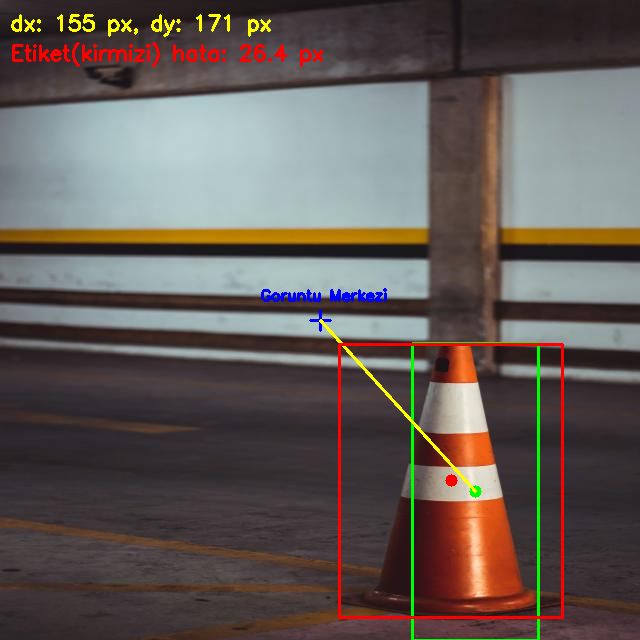
#> input picture outputs/02_tespit.png, 640 x 640 px
$ python -i detector.py   (imports and definitions only)
#> lines starting #> are read from the running program, lines starting #| are printed output that depends on the picture; after the words box and inside, x2 and y2 are one past the last pixel; in counts of white or black regions, pixels touching at a corner belong together
import cv2
import numpy as np
import os
import glob

# Duba (turuncu/kırmızı) HSV aralıkları.
# Gölgedeki kısımlar H=0-5 civarına (kırmızıya) kayar; kırmızı H ekseninde
# 0'da başa sardığı için 170-179 aralığı da eklenir.
HSV_RANGES = [
    (np.array([0, 150, 30]), np.array([25, 255, 255])),
    (np.array([170, 150, 30]), np.array([179, 255, 255])),
]
MIN_AREA = 200


def read_image_utf8(path):
    """Türkçe karakter içeren yollardaki görüntüleri güvenle okur."""
    return cv2.imdecode(np.fromfile(path, dtype=np.uint8), cv2.IMREAD_COLOR)


def detect_duba(img):
    """
    Görüntüdeki dubayı HSV maskesiyle bulur.
    Dönüş: (cx, cy, (x, y, w, h), mask) -> duba yoksa (None, None, None, mask)

    Not: Dubanın beyaz şeritleri turuncu maskeyi parçalar. Dikey uzun bir
    kernel ile CLOSE yaparak parçaları birleştiriyoruz, merkez olarak da
    bounding box merkezini alıyoruz.
    """
    hsv = cv2.cvtColor(img, cv2.COLOR_BGR2HSV)
    mask = np.zeros(img.shape[:2], np.uint8)
    for lo, hi in HSV_RANGES:
        mask |= cv2.inRange(hsv, lo, hi)

    # Küçük gürültüleri sil
    mask = cv2.morphologyEx(mask, cv2.MORPH_OPEN, np.ones((5, 5), np.uint8))
    # Beyaz şeritlerin yarattığı dikey boşlukları kapat
    h = img.shape[0]
    k_h = max(15, h // 12)
    mask = cv2.morphologyEx(mask, cv2.MORPH_CLOSE, cv2.getStructuringElement(cv2.MORPH_RECT, (9, k_h)))

    contours, _ = cv2.findContours(mask, cv2.RETR_EXTERNAL, cv2.CHAIN_APPROX_SIMPLE)
    if not contours:
        return None, None, None, mask

    largest = max(contours, key=cv2.contourArea)
    if cv2.contourArea(largest) < MIN_AREA:
        return None, None, None, mask

    x, y, bw, bh = cv2.boundingRect(largest)
    cx, cy = x + bw // 2, y + bh // 2
    return cx, cy, (x, y, bw, bh), mask


def load_yolo_center(label_path, w, h):
    """
    YOLO etiketinden (ilk nesne) gerçek merkezi ve kutuyu piksel olarak döndürür.
    İki format desteklenir:
      - bbox:    sınıf xc yc w h            (5 değer)
      - poligon: sınıf x1 y1 x2 y2 x3 y3 ... (Roboflow segmentasyon çıktısı)
    """
    if not os.path.exists(label_path):
        return None
    with open(label_path) as f:
        parts = f.readline().strip().split()
    vals = [float(v) for v in parts[1:]]
    if len(vals) == 4:
        xc, yc, bw, bh = vals
        x1, y1, x2, y2 = (xc - bw / 2) * w, (yc - bh / 2) * h, (xc + bw / 2) * w, (yc + bh / 2) * h
    elif len(vals) >= 6:
        xs, ys = vals[0::2], vals[1::2]
        x1, y1, x2, y2 = min(xs) * w, min(ys) * h, max(xs) * w, max(ys) * h
    else:
        return None
    return int((x1 + x2) / 2), int((y1 + y2) / 2), (int(x1), int(y1), int(x2), int(y2))


def process_duba_detection(image_path, output_path, label_path=None):
#> called with image_path = '../outputs/02_tespit.png', output_path = 'out.png'
    img = read_image_utf8(image_path)
#> in read_image_utf8, returned value is the input picture: shape (640, 640, 3); mean B, G, R 85.4, 89.7, 98.6
    if img is None:
        print(f"Hata: Görüntü okunamadı -> {image_path}")
        return

    h, w = img.shape[:2]
#> h = 640; w = 640
    cx0, cy0 = w // 2, h // 2
#> cx0 = 320; cy0 = 320
    out = img.copy()

    cv2.drawMarker(out, (cx0, cy0), (255, 0, 0), cv2.MARKER_CROSS, 20, 2)
#> out: shape (640, 640, 3); under 0.01% of pixels changed, all inside (x1, y1, x2, y2) = (319, 319, 324, 324)
    cv2.putText(out, "Goruntu Merkezi", (cx0 - 60, cy0 - 20), cv2.FONT_HERSHEY_SIMPLEX, 0.5, (255, 0, 0), 2)

    cx, cy, box, _ = detect_duba(img)
#> in detect_duba, `hsv = cv2.cvtColor(img, cv2.COLOR_BGR2HSV)`: hsv: shape (640, 640, 3); mean H, S, V 99.2, 59.2, 105.9
#> the loop in detect_duba, `for lo, hi in HSV_RANGES:` made 2 passes
#> pass 1, in detect_duba, `mask |= cv2.inRange(hsv, lo, hi)`:
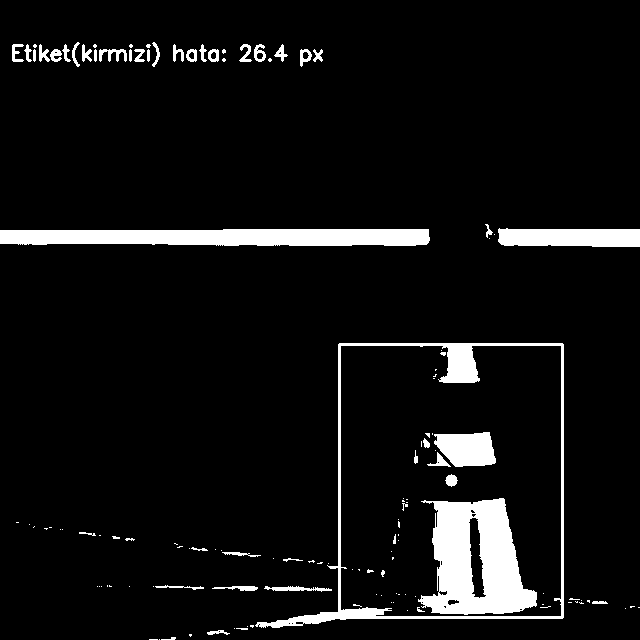
#> mask: shape (640, 640); 6.9% white; 133 white regions (87 under 20 px), largest, box (x1, y1, x2, y2) and area: (418, 498, 537, 615) 8634, (0, 229, 430, 246) 6633, (255, 343, 564, 628) 5058
#> pass 2, in detect_duba, `mask |= cv2.inRange(hsv, lo, hi)`:
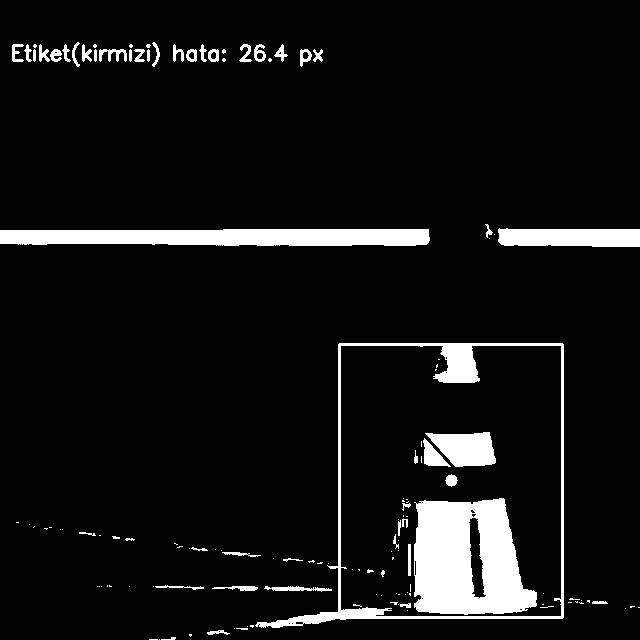
#> mask: shape (640, 640); 7.5% white; 134 white regions (85 under 20 px), largest, box (x1, y1, x2, y2) and area: (414, 498, 537, 615) 10713, (0, 229, 430, 246) 6633, (255, 343, 564, 628) 5188
#> in detect_duba, `mask = cv2.morphologyEx(mask, cv2.MORPH_OPEN, np.ones((5, 5), np.uint8))`:
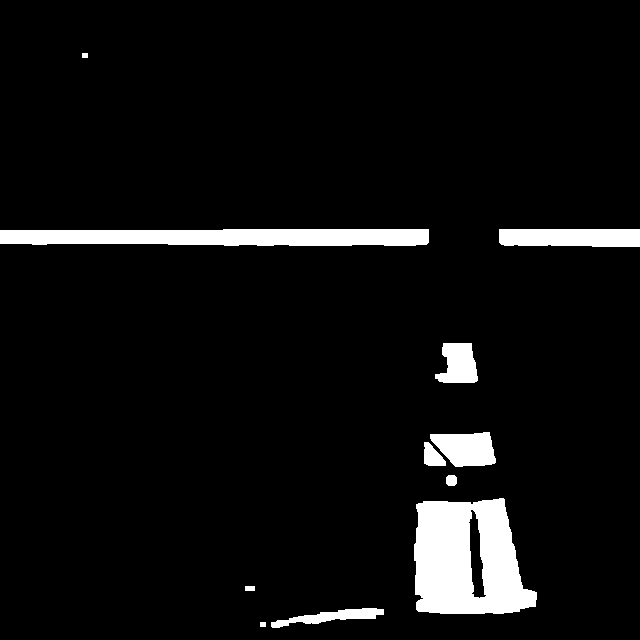
#> mask: shape (640, 640); 5.9% white; 11 white regions, largest, box (x1, y1, x2, y2) and area: (414, 498, 537, 614) 10610, (0, 229, 429, 246) 6612, (499, 229, 640, 247) 2430
#> in detect_duba, `mask = cv2.morphologyEx(mask, cv2.MORPH_CLOSE, cv2.getStructuringEleme..`:
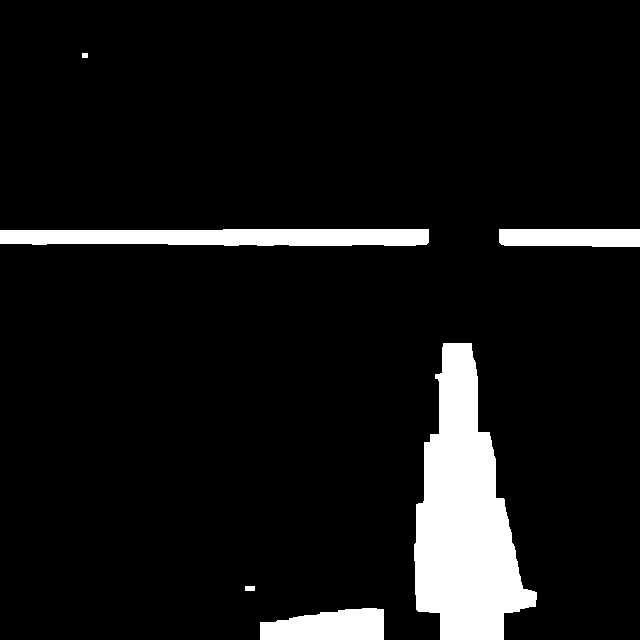
#> mask: shape (640, 640); 8.2% white; 6 white regions
#> in detect_duba, `contours, _ = cv2.findContours(mask, cv2.RETR_EXTERNAL, cv2.CHAIN_APPR..`: contours = 6 contours; box (x1, y1, x2, y2) and area: (414, 343, 537, 640) 20866, (0, 229, 429, 246) 6170, (260, 608, 384, 640) 3086, (499, 229, 640, 247) 2281, (245, 586, 255, 591) 36, (82, 53, 88, 58) 20
#> in detect_duba, `largest = max(contours, key=cv2.contourArea)`: largest = contour of 129 points, box (x1, y1, x2, y2) (414, 343, 537, 640), area 20866
#> in detect_duba, `x, y, bw, bh = cv2.boundingRect(largest)`: x = 414; y = 343; bw = 123; bh = 297
#> in detect_duba, `cx, cy = x + bw // 2, y + bh // 2`: cx = 475; cy = 491
#> cx = 475; cy = 491; box = (414, 343, 123, 297)

    if cx is not None:
        x, y, bw, bh = box
#> x = 414; y = 343; bw = 123; bh = 297
        cv2.rectangle(out, (x, y), (x + bw, y + bh), (0, 255, 0), 2)
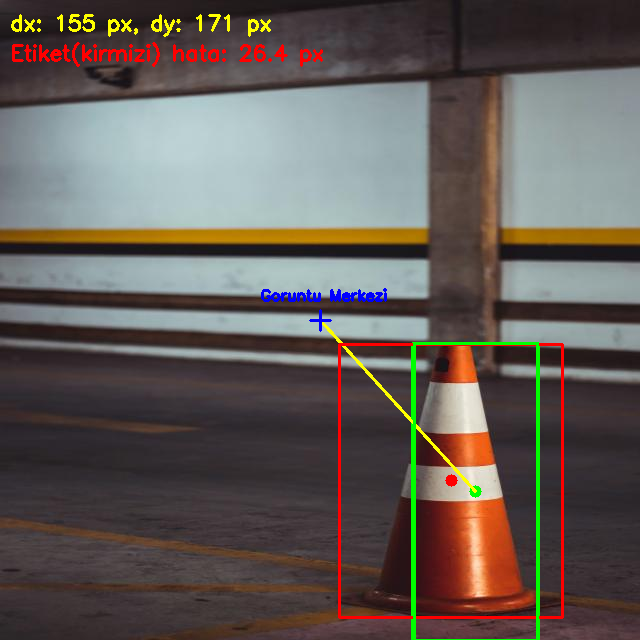
#> out: shape (640, 640, 3); mean B, G, R 85.3, 90.3, 98.3
        cv2.circle(out, (cx, cy), 6, (0, 255, 0), -1)
#> out: shape (640, 640, 3); 0.01% of pixels changed, all inside (x1, y1, x2, y2) = (471, 486, 477, 493)
        dx, dy = cx - cx0, cy - cy0
#> dx = 155; dy = 171
        cv2.line(out, (cx0, cy0), (cx, cy), (0, 255, 255), 2)
#> out: shape (640, 640, 3); mean B, G, R 85.3, 90.4, 98.3
        cv2.putText(out, f"dx: {dx} px, dy: {dy} px", (10, 30), cv2.FONT_HERSHEY_SIMPLEX, 0.7, (0, 255, 255), 2)
        print(f"Duba bulundu! Merkez: ({cx}, {cy}) | Fark: dx={dx}, dy={dy}")
#| Duba bulundu! Merkez: (475, 491) | Fark: dx=155, dy=171
    else:
        print("Görüntüde duba bulunamadı.")

    # Etiketteki gerçek merkezle karşılaştır (kırmızı)
    gt = load_yolo_center(label_path, w, h) if label_path else None
    if gt is not None:
        gx, gy, (x1, y1, x2, y2) = gt
        cv2.rectangle(out, (x1, y1), (x2, y2), (0, 0, 255), 2)
        cv2.circle(out, (gx, gy), 6, (0, 0, 255), -1)
        if cx is not None:
            err = float(np.hypot(cx - gx, cy - gy))
            cv2.putText(out, f"Etiket(kirmizi) hata: {err:.1f} px", (10, 60), cv2.FONT_HERSHEY_SIMPLEX, 0.7, (0, 0, 255), 2)
            print(f"Etiket merkezi: ({gx}, {gy}) | Piksel hatası: {err:.1f}")

    ok, buf = cv2.imencode(".png", out)
    if ok:
        buf.tofile(output_path)
        print(f"Çıktı kaydedildi: {output_path}")


# [13 lines not run here, left out]

>>> result = process_duba_detection('../outputs/02_tespit.png', 'out.png')

$ run again, on outputs/eval_best.png
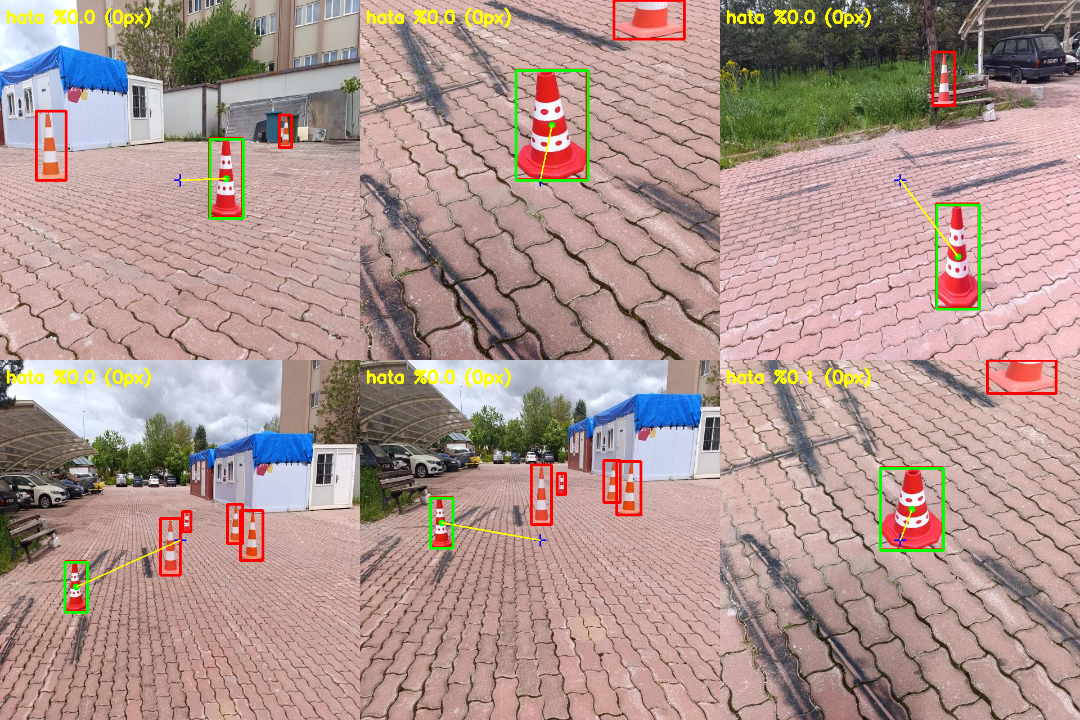
#> input picture outputs/eval_best.png, 1080 x 720 px
#> in read_image_utf8, returned value is the input picture: shape (720, 1080, 3); mean B, G, R 142.9, 149.4, 174.2
#> hsv: shape (720, 1080, 3); mean H, S, V 44.8, 60.1, 180.1
#> in detect_duba, `mask = cv2.morphologyEx(mask, cv2.MORPH_CLOSE, cv2.getStructuringEleme..`:
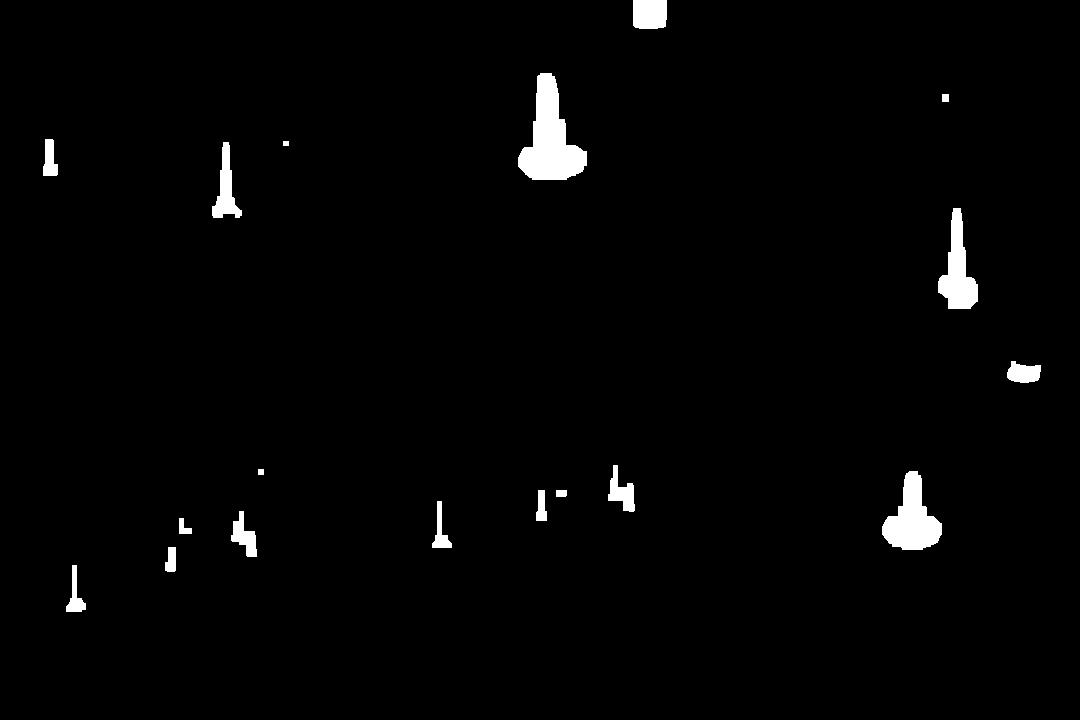
#> mask: shape (720, 1080); 1.8% white; 18 white regions
#> contours = 18 contours; largest, box (x1, y1, x2, y2) and area: (518, 73, 587, 180) 3754, (882, 471, 942, 550) 2522, (938, 208, 978, 309) 1928, (212, 142, 242, 218) 904, (633, 0, 667, 29) 899
#> largest = contour of 76 points, box (x1, y1, x2, y2) (518, 73, 587, 180), area 3754
#> in detect_duba, `x, y, bw, bh = cv2.boundingRect(largest)`: x = 518; y = 73; bw = 69; bh = 107
#> in detect_duba, `cx, cy = x + bw // 2, y + bh // 2`: cx = 552; cy = 126
#> in process_duba_detection, `cx, cy, box, _ = detect_duba(img)`: cx = 552; cy = 126; box = (518, 73, 69, 107)
#> in process_duba_detection, `x, y, bw, bh = box`: x = 518; y = 73; bw = 69; bh = 107
#> dx = 12; dy = -234
#> in process_duba_detection, `cv2.putText(out, f"dx: {dx} px, dy: {dy} px", (10, 30), cv2.FONT_HERSH..`:
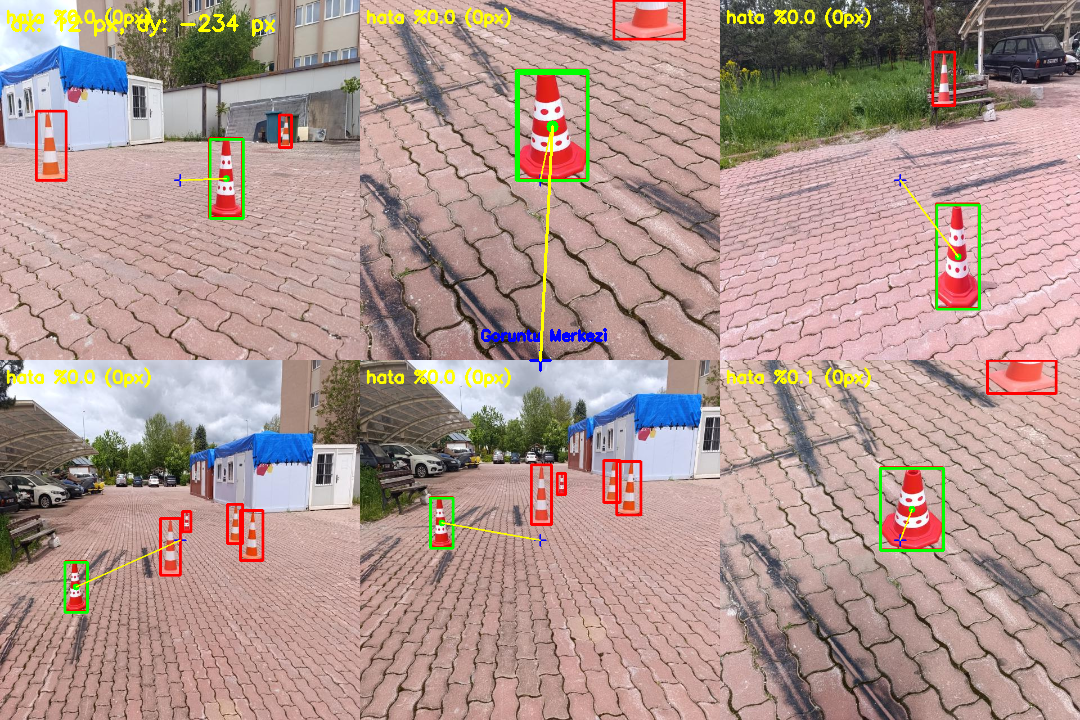
#> out: shape (720, 1080, 3); mean B, G, R 142.7, 149.7, 174.1
#| Duba bulundu! Merkez: (552, 126) | Fark: dx=12, dy=-234

$ run again, on outputs/eval_worst.png
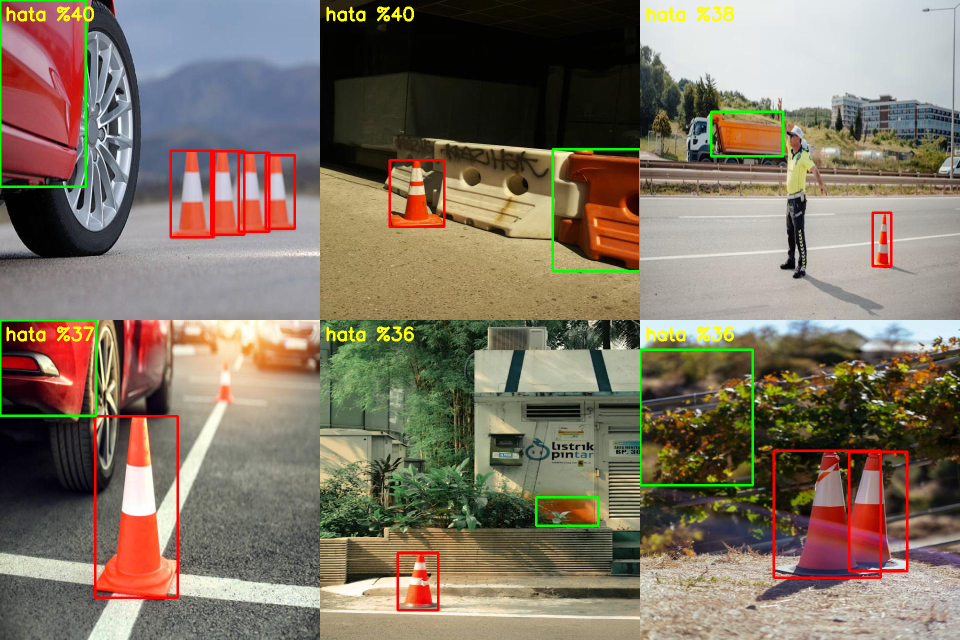
#> input picture outputs/eval_worst.png, 960 x 640 px
#> in read_image_utf8, returned value is the input picture: shape (640, 960, 3); mean B, G, R 99.4, 116, 127.8
#> hsv: shape (640, 960, 3); mean H, S, V 50.9, 86.8, 135.8
#> in detect_duba, `mask = cv2.morphologyEx(mask, cv2.MORPH_CLOSE, cv2.getStructuringEleme..`:
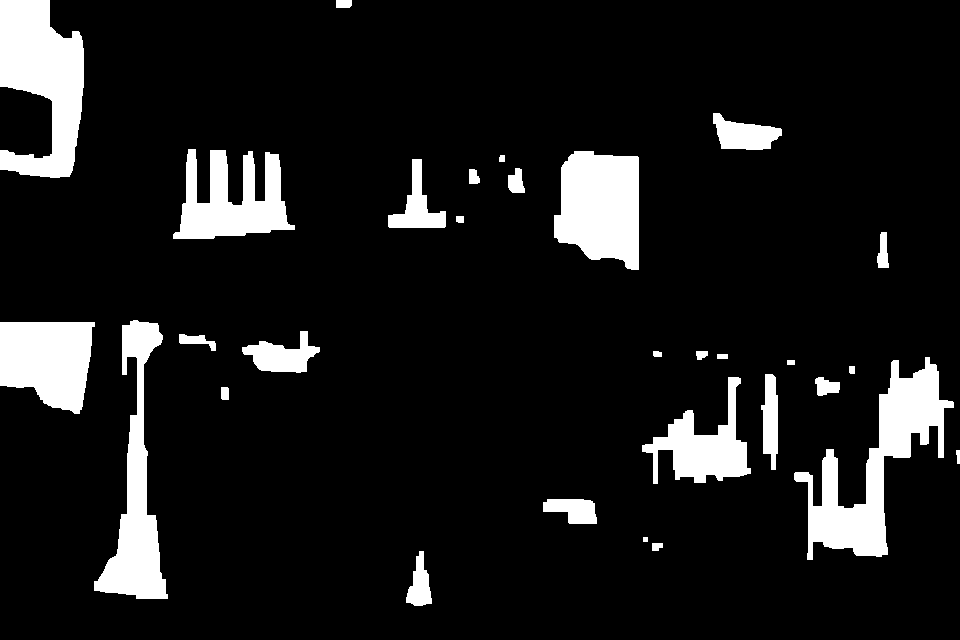
#> mask: shape (640, 960); 10.4% white; 30 white regions
#> contours = 30 contours, 1 with area under 20; largest, box (x1, y1, x2, y2) and area: (794, 357, 954, 560) 9921, (0, 0, 84, 178) 9494, (554, 151, 639, 270) 7914, (94, 320, 168, 599) 7296, (0, 322, 95, 414) 6668
#> largest = contour of 144 points, box (x1, y1, x2, y2) (794, 357, 954, 560), area 9921
#> in detect_duba, `x, y, bw, bh = cv2.boundingRect(largest)`: x = 794; y = 357; bw = 160; bh = 203
#> in detect_duba, `cx, cy = x + bw // 2, y + bh // 2`: cx = 874; cy = 458
#> in process_duba_detection, `cx, cy, box, _ = detect_duba(img)`: cx = 874; cy = 458; box = (794, 357, 160, 203)
#> in process_duba_detection, `x, y, bw, bh = box`: x = 794; y = 357; bw = 160; bh = 203
#> dx = 394; dy = 138
#> in process_duba_detection, `cv2.putText(out, f"dx: {dx} px, dy: {dy} px", (10, 30), cv2.FONT_HERSH..`:
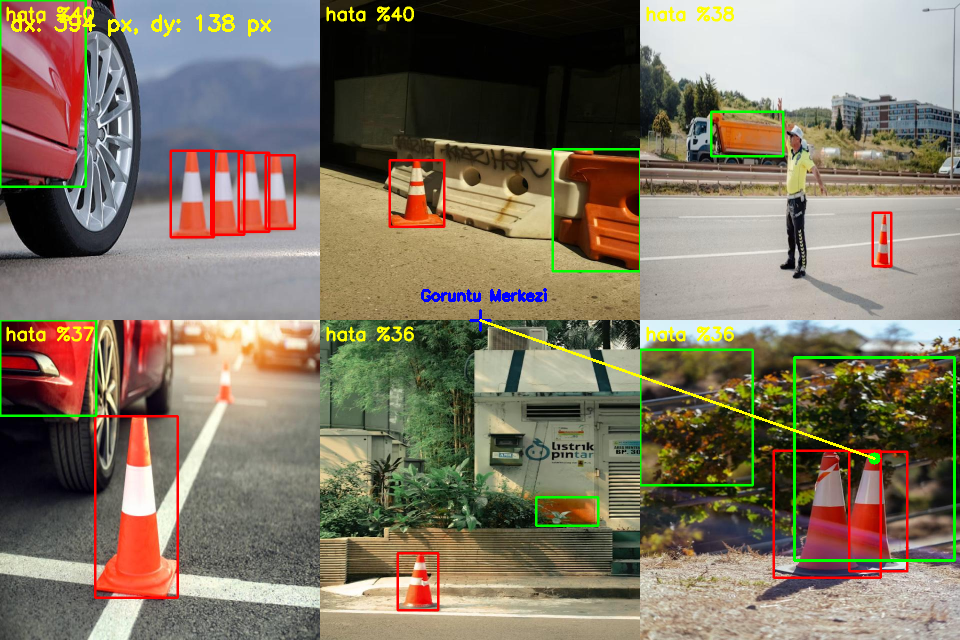
#> out: shape (640, 960, 3); mean B, G, R 99, 117.1, 127.8
#| Duba bulundu! Merkez: (874, 458) | Fark: dx=394, dy=138
